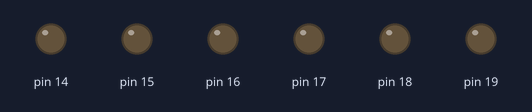
Bench run of a sketch on a simulated Arduino Uno, built with avr-gcc and run on an emulated ATmega328P. Shown: output pins drawn as LEDs (lit = HIGH).

Above: at 0.2 s.
At 3.0 s:
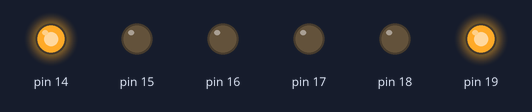
At 6.0 s:
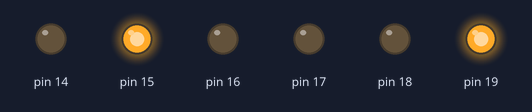
At 9.0 s:
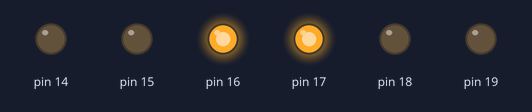
At 12.2 s:
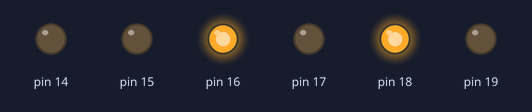
Timing chart, 0 to 16.3 s (numbered marks = the images above):
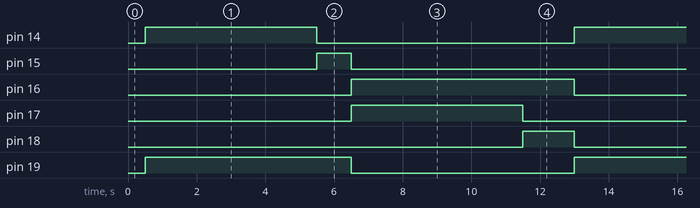

Measured:
- by itself, pin 14, pin 17: alternates HIGH for 5.0 s and LOW for 7.5 s
- by itself, pin 15: alternates HIGH for 1.0 s and LOW for 11.5 s
- by itself, pin 16: alternates HIGH for 6.5 s and LOW for 6.0 s
- by itself, pin 18: alternates HIGH for 1.5 s and LOW for 11.0 s
- by itself, pin 19: alternates HIGH for 6.0 s and LOW for 6.5 s

The sketch:

P2e.ino
```cpp
void setup() {
 // put your setup code here, to run once:
DDRC= B11111111;
PORTC=B00000000;
Serial.begin(9600);
// 36 AMARILLO 1 35 VERDE 2
}

void loop() {
  // put your main code here, to run repeatedly:
 asm("nop\n");

delay(500);
PORTC=33;
delay(5000);
 PORTC=34;
delay(1000);
 PORTC=12;
delay(5000);
 PORTC=20;
delay(1000);

}
```
